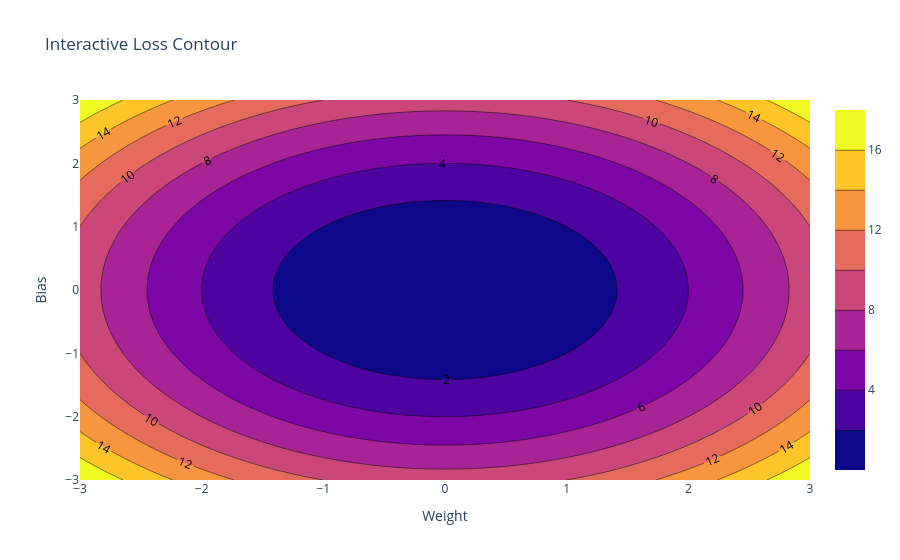

Notebook code cell kept with this figure:
### Code cell
import plotly.graph_objects as go

fig = go.Figure(
    data=go.Contour(
        z=L,
        x=w,
        y=b,
        contours=dict(showlabels=True)
    )
)

fig.update_layout(
    title="Interactive Loss Contour",
    xaxis_title="Weight",
    yaxis_title="Bias"
)

fig.show()
